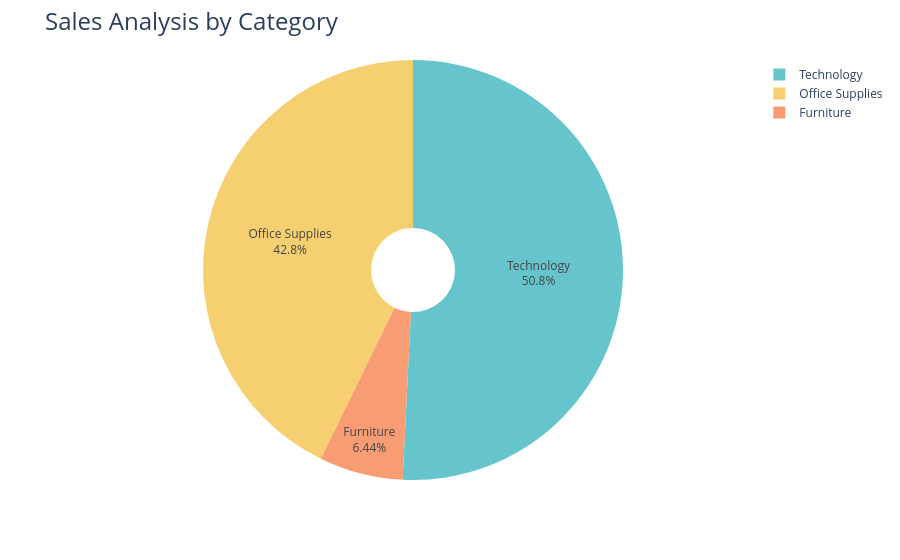

The cell this chart's notebook holds for it:
### Code cell
fig = px.pie(profit_by_category, 
             values='Profit', 
             names='Category', 
             hole=0.2, 
             color_discrete_sequence=px.colors.qualitative.Pastel)

fig.update_traces(textposition='inside', textinfo='percent+label')
fig.update_layout(title_text='Sales Analysis by Category', title_font=dict(size=24))

fig.show()

### Figure 1 — Plotly figure (JSON) as saved in the notebook; plotly's stock layout.template omitted (floating-point values rounded to 4 significant figures)
{"data": [{"domain": {"x": [0, 1], "y": [0, 1]}, "hole": 0.2, "hovertemplate": "Category=%{label}<br>Profit=%{value}<extra></extra>", "labels": ["Furniture", "Office Supplies", "Technology"], "legendgroup": "", "name": "", "showlegend": true, "textinfo": "percent+label", "textposition": "inside", "type": "pie", "values": [18450.0, 122500.0, 145500.0]}], "layout": {"legend": {"tracegroupgap": 0}, "margin": {"t": 60}, "piecolorway": ["rgb(102, 197, 204)", "rgb(246, 207, 113)", "rgb(248, 156, 116)", "rgb(220, 176, 242)", "rgb(135, 197, 95)", "rgb(158, 185, 243)", "rgb(254, 136, 177)", "rgb(201, 219, 116)", "rgb(139, 224, 164)", "rgb(180, 151, 231)", "rgb(179, 179, 179)"], "title": {"font": {"size": 24}, "text": "Sales Analysis by Category"}}}
